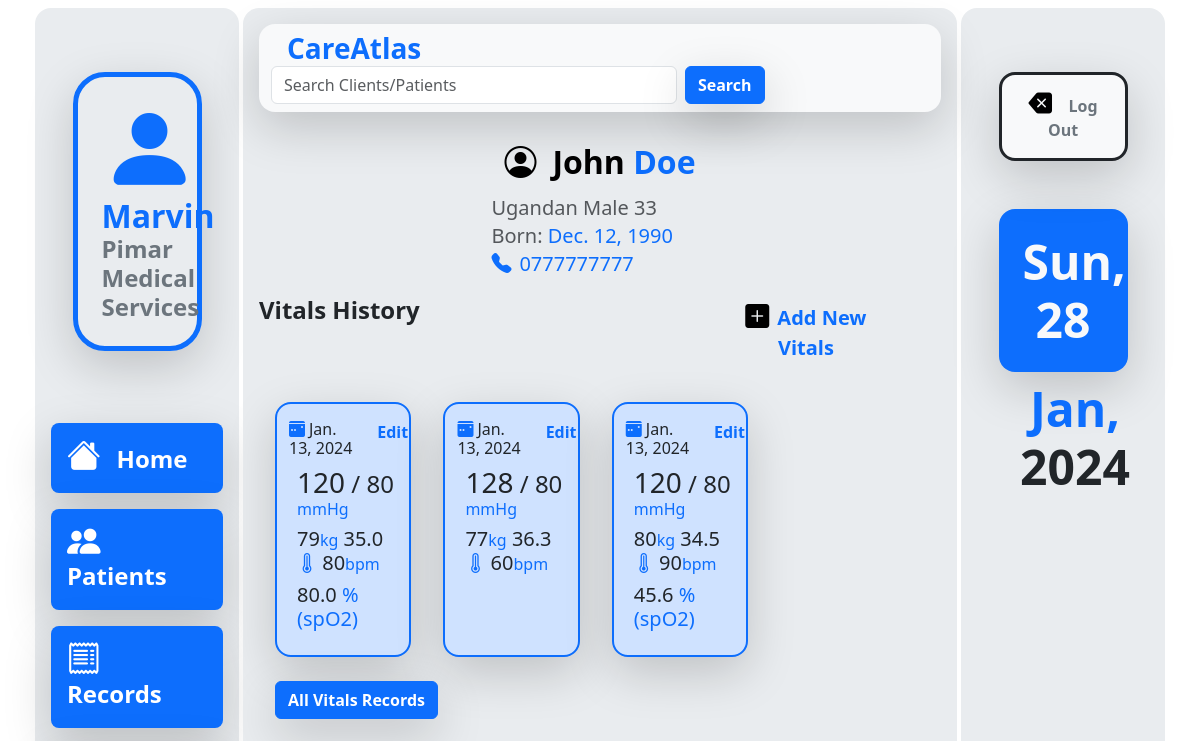
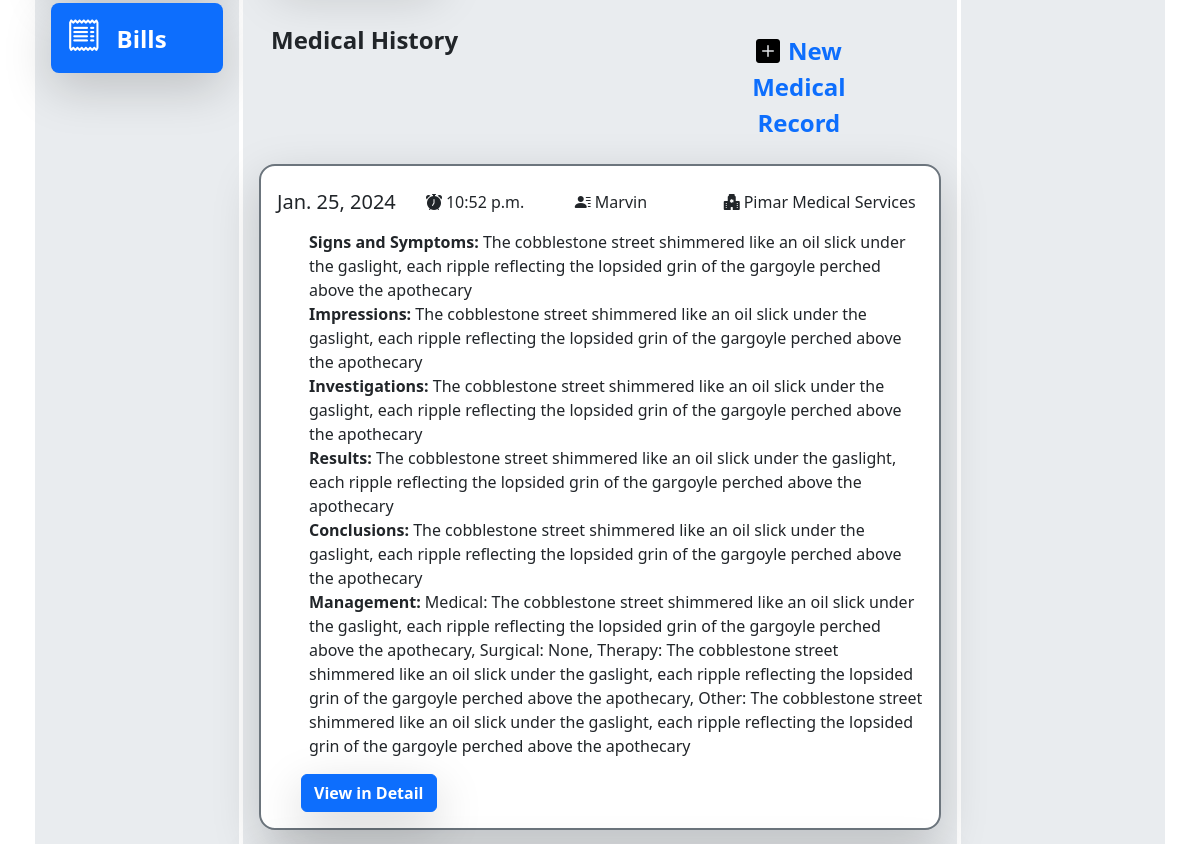
Page /base/patient/26 (signed in, upper part) on the earlier database version (2 pictures, top to bottom).
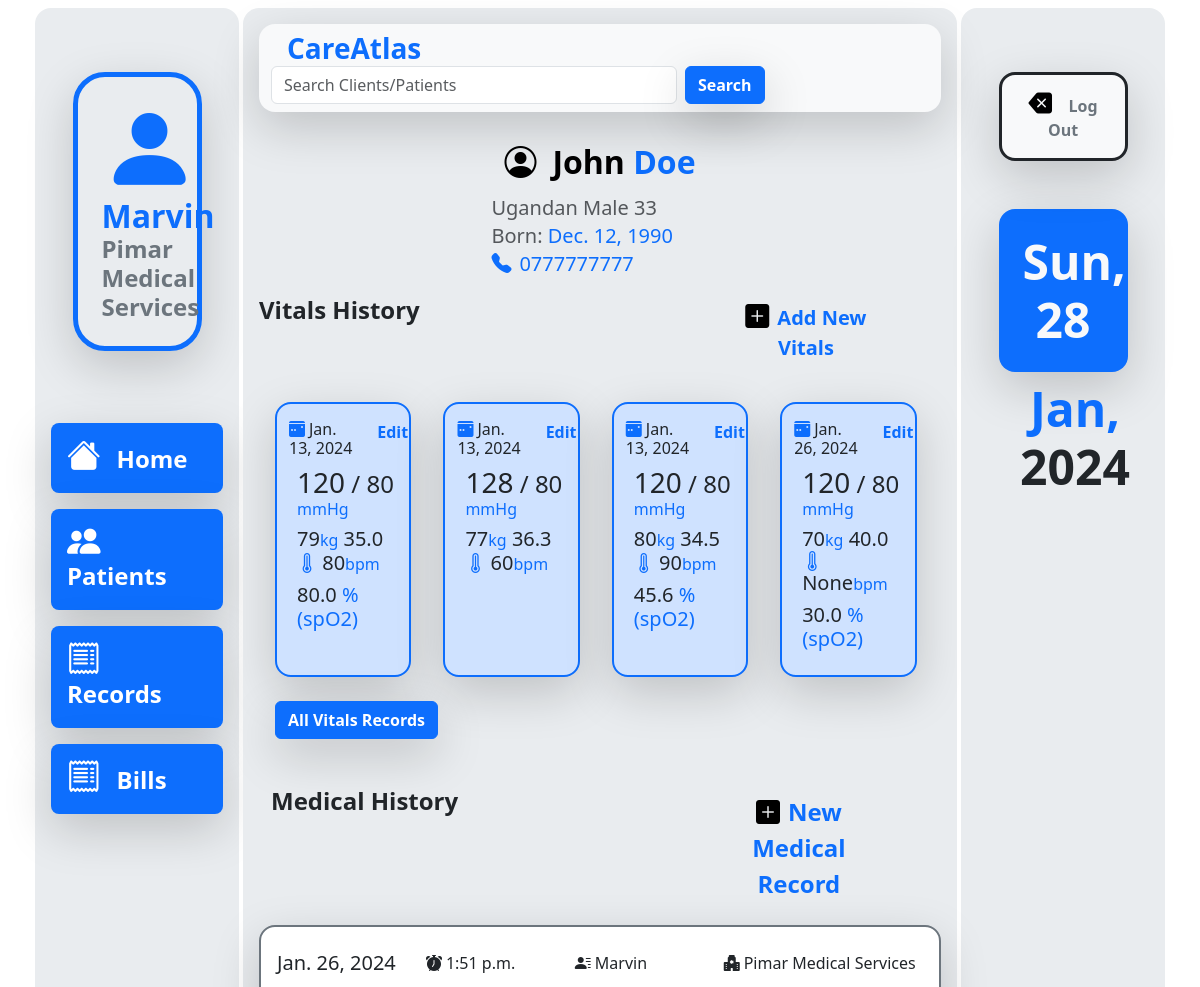
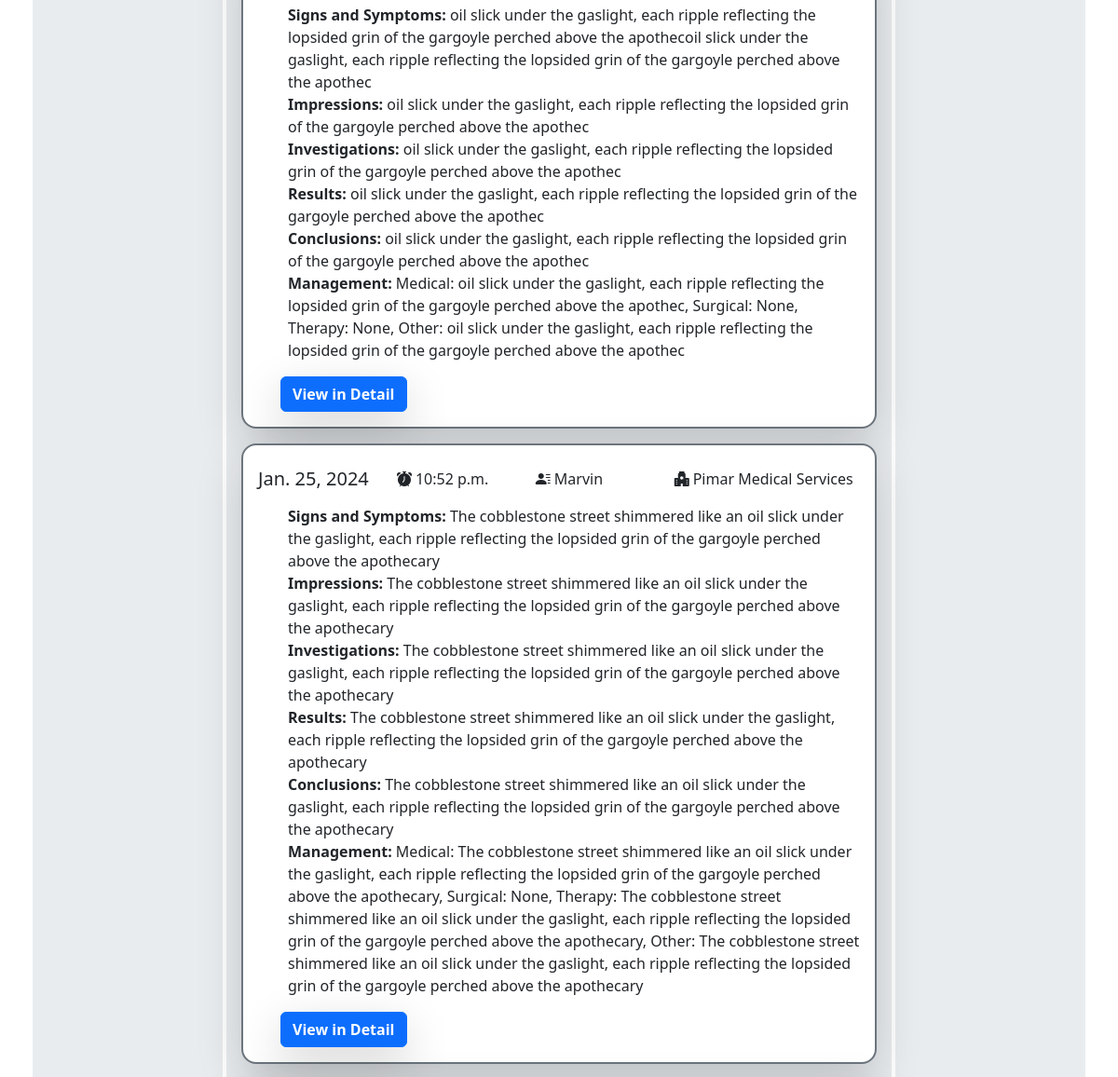
Same page on the later database version (2 pictures, top to bottom).
### base/models.py (models this page shows, shortened)
class PatientVital(models.Model):
    patient = models.ForeignKey(Patient, on_delete=models.CASCADE, null=True)
    doctor = models.ForeignKey(User, on_delete=models.DO_NOTHING, null=True)
    date_added = models.DateField(auto_now_add=True)
    time_added = models.TimeField(auto_now_add=True)
    pulse_bpm = models.IntegerField(null=True)
    temperature = models.FloatField(null=True)
    weight = models.IntegerField(null=True)
    systolic_blood_pressure = models.IntegerField(null=True)
    diastolic_blood_pressure = models.IntegerField(null=True)
    oxygen_saturation = models.FloatField(null=True)

class PatientRecord(models.Model):
    patient = models.ForeignKey(Patient, on_delete=models.CASCADE)
    doctor = models.ForeignKey(User, on_delete=models.SET_NULL, null=True)
    date_added = models.DateField(auto_now_add=True)
    time_added = models.TimeField(auto_now_add=True)
    signs_and_symptoms = models.TextField(blank=False)
    impressions = models.TextField(null=True)
    investigations = models.TextField(null=True)
    test_results = models.TextField(null=True)
    conclusions = models.TextField(null=True)
    management = models.TextField(blank=False)
    medical_history = models.TextField(null=True)
    surgical_history = models.TextField(null=True)
    gyn_obs_history = models.TextField(null=True)
    family_history = models.TextField(null=True)
    social_history = models.TextField(null=True)
    record_status = models.CharField(max_length=20, null=True)

### users/models.py (models this page shows, shortened)
class HospitalProfile(models.Model):
    hospital_name = models.CharField(max_length=50)
    user = models.OneToOneField(User, on_delete=models.CASCADE, primary_key=True)
    phone_number = models.CharField(max_length=20, null=True)
    role = models.CharField(max_length=50, null=True)

### base/views.py (the view)
# urls.py: path('base/patient/<int:patient_id>', base_views.patient_page, name='patient-page'),
def patient_page(request, patient_id):
    patient = Patient.objects.get(id=patient_id)
    vitals = list(PatientVital.objects.filter(patient=patient).order_by("date_added", "time_added"))[-5:]
    medical_records = PatientRecord.objects.filter(patient=patient).order_by("-date_added", "-time_added")
    medical_records_edited = []
    for rec in medical_records:
        mgt_list = rec.management.split("---") if rec.management not in ["Awaiting Test Results", "Awaiting Doctors Recommendations"] else ["TBD", "TBD", "TBD", "TBD"]
        print(mgt_list)
        mgt = f"Medical: {mgt_list[0]}, Surgical: {mgt_list[1]}, Therapy: {mgt_list[2]}, Other: {mgt_list[3]}"
        rec.management = mgt
        medical_records_edited.append(rec)
    doctor_hospitalprofiles  = HospitalProfile.objects.filter(hospital_name=request.user.hospitalprofile.hospital_name)
    doctors = [x.user for x in doctor_hospitalprofiles]
    values = ["Tests Done Successfully!", "Awaiting Test Results"]
    test_notifications = PatientRecord.objects.filter(doctor__in=doctors).filter(record_status__in=values)
    if patient.date_of_birth != None:
        patient_age = int((datetime.datetime.now().date() - patient.date_of_birth).days/365)
    else:
        patient_age = ''
    context = {
        "day": date_1[0],
        "day_of_month": date_1[1],
        "month": date_1[2],
        "year": date_1[3].replace(",", ""),
        "date": date,
        "patient": patient,
        "vitals": vitals,
        "medical_records": medical_records_edited,
        "patient_age": patient_age,
        "test_notifications": test_notifications
    }
    return render(request, 'base/patient_page.html', context)

### base/templates/base/patient_page.html (shortened to what the changed rows need)
{% extends 'base/base.html' %}
{% load crispy_forms_tags %}
{% block content %}
<div>
  <div class="d-flex justify-content-center">
    <div class="">
      <button class="btn"><h2 class="mb-1 text-black fw-bold" data-bs-toggle="modal" data-bs-target="#patient_profile"><i class="bi bi-person-circle me-3"></i>{{patient.first_name}} <span class="text-primary">{{patient.last_name}}</span></h2></button>
    </div>
  </div>
  <div class="mt-3">
    <div class="container mt-3">
      <div class="row">
        {% for vital in vitals %}
        <div class="col bg-primary-subtle m-3 py-3 rounded-4 border border-2 border-primary shadow-lg" style="max-width: 20%;">
          <div class="row">
            <div class="col-8">
              <h6 class=""><i class="bi bi-calendar3-week-fill text-primary me-1"></i>{{vital.date_added}}</h6>
            </div>
            {%if user == vital.doctor%}
            <div class="col-2"><a class="text-primary fw-bold link-underline link-underline-opacity-0" href="{% url 'edit-vitals-record' patient.id vital.id %}">Edit</a></div>
            {%endif%}
          </div>
          <h4 class="ps-2"><span class="h3">{{vital.systolic_blood_pressure}}</span> / {{vital.diastolic_blood_pressure}} <span class="text-primary fs-6">mmHg</span></h4>
          <h5 class="ps-2">{{vital.weight}}<span class="text-primary fs-6">kg</span>  {{vital.temperature}}<i class="bi bi-thermometer-high text-primary"></i>  {{vital.pulse_bpm}}<span class="text-primary fs-6">bpm</span></h5>
          {% if vital.oxygen_saturation %}
            <h5 class="ms-2">{{vital.oxygen_saturation}}<span class="text-primary"> % (spO2)</span></h5>
          {% endif %}
        </div>
        {% endfor %}
      </div>
    </div>
  </div>
  <div>
    {% for record in medical_records %}
    <div class="card w-100 h-15 mb-3 mx-auto rounded-4 shadow-lg border border-2 border-secondary">
      <div class="card-body">
        <div class="row pt-2">
          <h5 class="card-title col">{{record.date_added}}</h5>
          <p class="col fw-medium"><i class="bi bi-alarm-fill me-1"></i>{{record.time_added}}</p>
          <p class="col fw-medium"><i class="bi bi-person-lines-fill me-1"></i>{{record.doctor.first_name}}</p>
          <p class="col-4 fw-medium"><i class="bi bi-hospital-fill me-1"></i>{{record.doctor.hospitalprofile.hospital_name}}</p>
        </div>
        <ul class="">
          <li class="list-group-item"><span class="fw-bold">Signs and Symptoms: </span>{{record.signs_and_symptoms}}</li>
          <li class="list-group-item"><span class="fw-bold">Impressions: </span>{{record.impressions}}</li>
          <li class="list-group-item"><span class="fw-bold">Investigations: </span>{{record.investigations}}</li>
          <li class="list-group-item"><span class="fw-bold">Results: </span>{{record.test_results}}</li>
          <li class="list-group-item"><span class="fw-bold">Conclusions: </span>{{record.conclusions}}</li>
          <li class="list-group-item"><span class="fw-bold">Management: </span>{{record.management}}</li>
        </ul>
        <a class="btn btn-primary col fw-semibold mx-4 shadow-lg" href="{% url 'medical-record-page' patient.id record.id %}">View in Detail</a>
      </div>
    </div>
    {% endfor %}
  </div>
</div>
{% endblock content %}

Differences in the rows shown:
added PatientVital: date_added "Jan. 26, 2024", shows "Edit", systolic_blood_pressure "120", diastolic_blood_pressure "80", weight "70", temperature "40.0", pulse_bpm "None", oxygen_saturation "30.0"
added PatientRecord: date_added "Jan. 26, 2024", time_added "1:51 p.m.", doctor.first_name "Marvin", doctor.hospitalprofile.hospital_name "Pimar Medical Services", signs_and_symptoms "oil slick under the gaslight, each ripple reflecting the lopsided grin of the gargoyle perched above the apothecoil slick under the gaslight, each ripple reflecting the lopsided grin of the gargoyle perched above the apothec", impressions "oil slick under the gaslight, each ripple reflecting the lopsided grin of the gargoyle perched above the apothec", investigations "oil slick under the gaslight, each ripple reflecting the lopsided grin of the gargoyle perched above the apothec", test_results "oil slick under the gaslight, each ripple reflecting the lopsided grin of the gargoyle perched above the apothec", conclusions "oil slick under the gaslight, each ripple reflecting the lopsided grin of the gargoyle perched above the apothec", management "Medical: oil slick under the gaslight, each ripple reflecting the lopsided grin of the gargoyle perched above the apothec, Surgical: None, Therapy: None, Other: oil slick under the gaslight, each ripple reflecting the lopsided grin of the gargoyle perched above the apothec"
